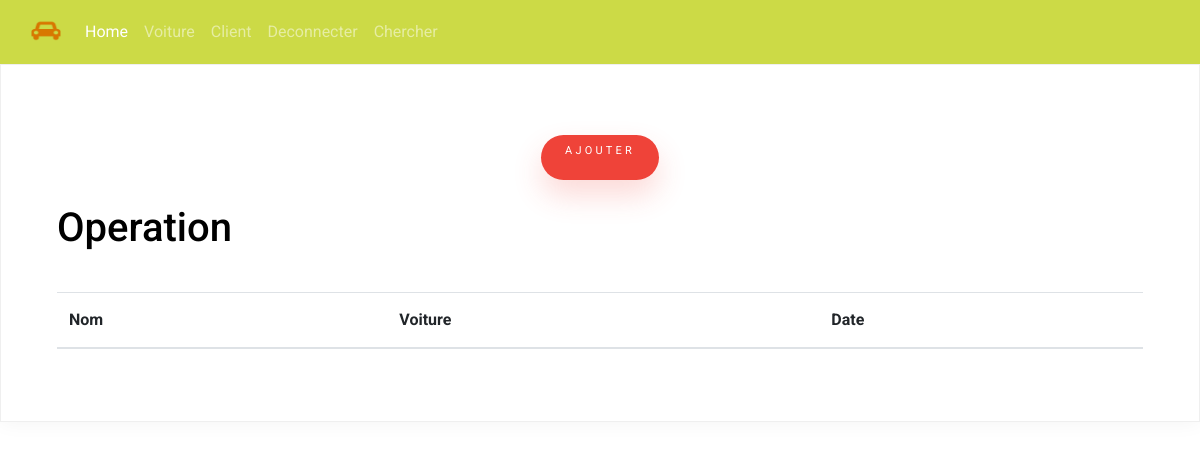
The app's page /voitureoperation/55/, older data.
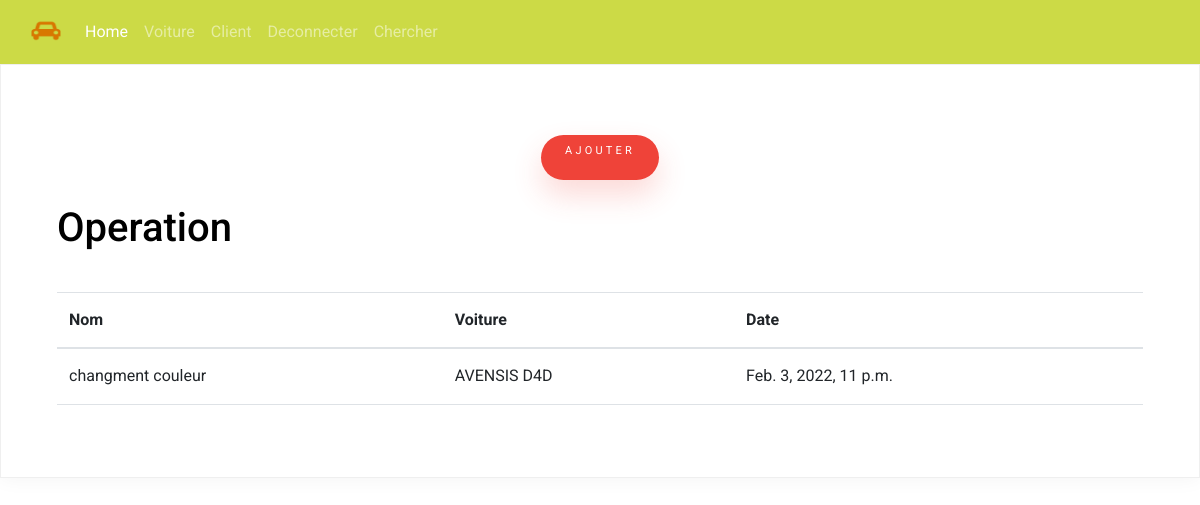
The same page, newer data.
### Bourse/models.py (models this page shows, shortened)
class Operation(models.Model):
    nom = models.CharField(max_length=50)
    date = models.DateTimeField(auto_now_add=True)
    voiture = models.ForeignKey(Voiture, null=True, on_delete=models.SET_NULL)

class Voiture(models.Model):
    matricule = models.CharField(max_length=50)
    marque = models.CharField(max_length=50)
    couleur = models.CharField(max_length=60)
    prix = models.FloatField(max_length=40)
    modele = models.CharField(max_length=40)
    numerosachet = models.CharField(max_length=40)
    image = models.ImageField(upload_to='static/image', null=True)
    def __str__(self):
      return self.modele

### Bourse/views.py (the view)
# urls.py: path('voitureoperation/<int:voiture_id>/',views.voitureoperation, name="voitureoperation"),
def voitureoperation(request,voiture_id):
    voitureop = Voiture.objects.get(pk = voiture_id)
    operations = voitureop.operation_set.all()
    context = {'voitureop': voitureop,
               'operations': operations}
    return render(request, 'Bourse/operation.html', context )

### Bourse/templates/Bourse/operation.html (shortened to what this page needs)
{% extends 'Bourse/Principale.html' %}
{% load static %}
{% block content %}
<!doctype html>
<html lang="en">
  <head>
    <link rel="stylesheet" href="{% static 'formaj/fonts/icomoon/style.css' %}">
    <link rel="stylesheet" href="{% static 'formaj/css/bootstrap.min.css' %} ">
    <link rel="stylesheet" href="{% static 'formaj/css/style.css' %}">
  </head>
  <body>
      <div class="row align-items-stretch no-gutters contact-wrap">
        <div class="col-md-12">
          <div class="form h-100">
<div class="row" >
    <center>
    <h6 class=""><a class="btn btn-primary rounded-0 py-2 px-4" href="{% url 'Ajoutoperation' %}">Ajouter</a></h6>
    </center>
</div>
<h1 class="p-3"> Operation</h1>
<div class="container p-3">
          <table class="table">
            <thead>
           <tr>
          <th scope="col">Nom</th>
          <th scope="col">Voiture</th>
          <th scope="col">Date</th>
        </tr>
      </thead>
      <tbody>
        {% for operation in operations %}
          <tr>
        <td>{{operation.nom}}</td>
        <td>{{operation.voiture}}</td>
        <td>{{operation.date}}</td>
         </tr>
        {% endfor %}
    </tbody>
  </table>
</div>
</div>
</div>
{% endblock %}

Row changes from the older to the newer data that the page shows:
added Operation: nom "changment couleur", voiture "AVENSIS D4D", date "Feb. 3, 2022, 11 p.m."
